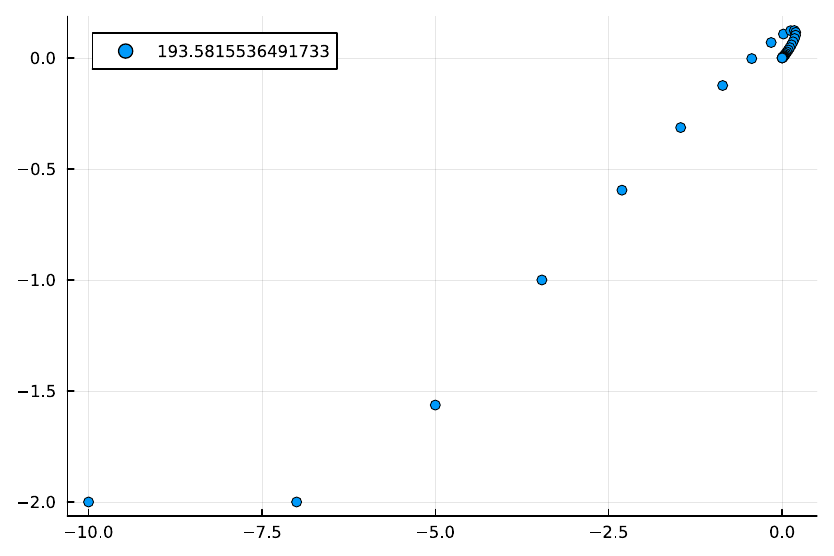

Write Julia code to recreate this figure.
include("PWA.jl/PWA.jl")
using Symbolics, LazySets
using HybridSystems
using JuMP
using Gurobi
using Plots
using .PWA

c(x,u) = x'*x + u'*u
A = [0 0 1 0; 0 0 0 1; 0 0 0 0; 0 0 0 0]
B = [0 0; 0 0; 1 0; 0 1]
l = let x = Symbolics.variables(:x, 1:4)
      lane1 = HalfSpace(x[2] >= -3.0, x) & HalfSpace(x[2] <= -1.0, x) & HalfSpace(x[1] <= -5.0, x)
      lane2 = HalfSpace(x[2] >= -1.0, x) & HalfSpace(x[2] <=  1.0, x)
      G(lane1 | lane2)
end
x0 = [-10.0, -2.0, 10.0, 0.0]
xT = [-0.0, -0.0, 0.0, 0.0]

h, q0, qT = PPWA(A, B, l)
policy = MIQPPolicy(h, c, h=0.3, T=30, optimizer=Gurobi.Optimizer)
up, (xp, qp), m = action(policy, (q0, x0), (qT, xT))

scatter(xp[:,1], xp[:,2], label=objective_value(m))
savefig("img/miqp-merge.pdf")
